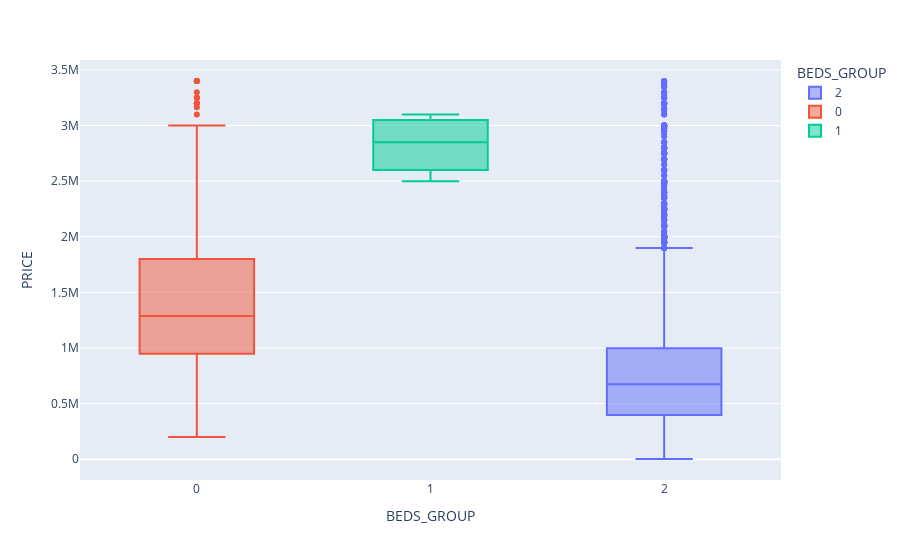

The notebook cell saved with this chart:
### Code cell
# Get average price per bath type
bed_price = df.groupby('BEDS')['PRICE'].mean().reset_index()

# Reshape price for clustering
X = bed_price['PRICE'].values.reshape(-1, 1)

# Cluster into 3 groups
kmeans = KMeans(n_clusters=3, random_state=rs).fit(X)
bed_price['BEDS_GROUP'] = kmeans.labels_

# Map back
bed_group_map = dict(zip(bed_price['BEDS'], bed_price['BEDS_GROUP']))
df['BEDS_GROUP'] = df['BEDS'].map(bed_group_map)



fig = px.box(data_frame=df, x = 'BEDS_GROUP', y = 'PRICE' , color= 'BEDS_GROUP' )
fig.show()

### Figure 1 — Plotly figure (JSON) as saved in the notebook; plotly's stock layout.template omitted (floating-point values rounded to 4 significant figures; data arrays with more than 128 entries replaced by an {"elided": "..."} marker saying what was removed)
{"data": [{"alignmentgroup": "True", "hovertemplate": "BEDS_GROUP=%{x}<br>PRICE=%{y}<extra></extra>", "legendgroup": "2", "marker": {"color": "#636efa"}, "name": "2", "notched": false, "offsetgroup": "2", "orientation": "v", "showlegend": true, "type": "box", "x": {"elided": "3577 int values"}, "x0": " ", "xaxis": "x", "y": {"elided": "3577 int values"}, "y0": " ", "yaxis": "y"}, {"alignmentgroup": "True", "hovertemplate": "BEDS_GROUP=%{x}<br>PRICE=%{y}<extra></extra>", "legendgroup": "0", "marker": {"color": "#EF553B"}, "name": "0", "notched": false, "offsetgroup": "0", "orientation": "v", "showlegend": true, "type": "box", "x": {"elided": "742 int values"}, "x0": " ", "xaxis": "x", "y": {"elided": "742 int values"}, "y0": " ", "yaxis": "y"}, {"alignmentgroup": "True", "hovertemplate": "BEDS_GROUP=%{x}<br>PRICE=%{y}<extra></extra>", "legendgroup": "1", "marker": {"color": "#00cc96"}, "name": "1", "notched": false, "offsetgroup": "1", "orientation": "v", "showlegend": true, "type": "box", "x": [1, 1, 1, 1], "x0": " ", "xaxis": "x", "y": [3099000, 2700000, 3000000, 2499000], "y0": " ", "yaxis": "y"}], "layout": {"boxmode": "overlay", "legend": {"title": {"text": "BEDS_GROUP"}, "tracegroupgap": 0}, "margin": {"t": 60}, "xaxis": {"anchor": "y", "categoryarray": [2, 0, 1], "categoryorder": "array", "domain": [0, 1], "title": {"text": "BEDS_GROUP"}}, "yaxis": {"anchor": "x", "domain": [0, 1], "title": {"text": "PRICE"}}}}
